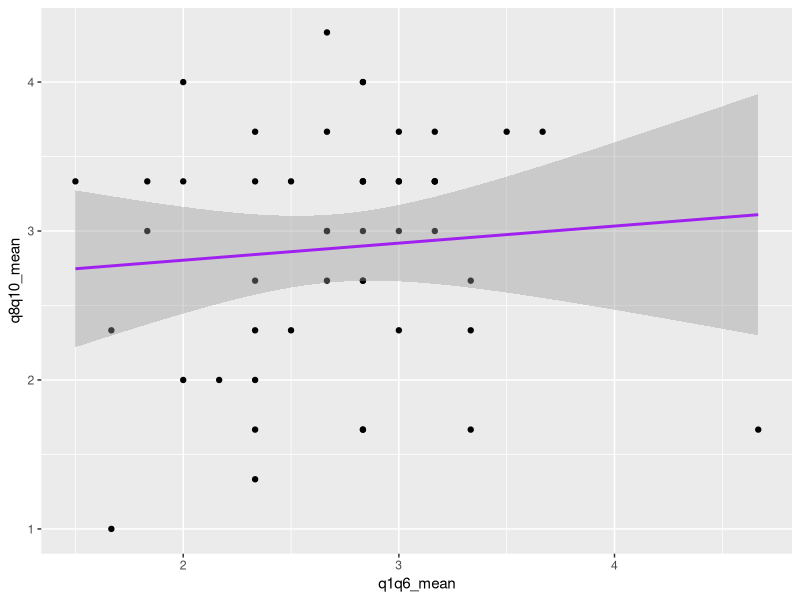

Write the R code that produced this figure. (Note: this script raises an error after producing the figure.)
## ---- chunk 1
setwd(dirname(rstudioapi::getActiveDocumentContext()$path))
library(tidyverse)
## ---- chunk 2
week8_tbl <- read_csv("../data/week3.csv") %>%
  mutate(
    # timeStart = ymd_hms(timeStart),
    q5_rev = 6 - q5,
    gender = factor(gender, levels=c("M","F"), labels=c("Male","Female")),
    q1q6_mean = rowMeans(across(c(q1:q4,q5_rev,q6))),
    q8q10_mean = rowMeans(across(q8:q10)),
    after_aug2017_flag = timeEnd > "2017-08-01 00:00:00",
  )
## ---- chunk 3
select(week8_tbl, q1:q4, q5_rev, q6)
ggplot(week8_tbl,
       aes(x = q1q6_mean, y = q8q10_mean)) +
       geom_point() +
       geom_smooth(method="lm", color="purple")
## ---- chunk 4
cor.test(week8_tbl$q1q6_mean, week8_tbl$q8q10_mean)
## ---- chunk 5
week8_tbl %>%
  select(q1q6_mean, q8q10_mean, 
         gender, after_aug2017_flag) %>%
  saveRDS("../shiny/shiny_week8/shiny_input.RDS")
